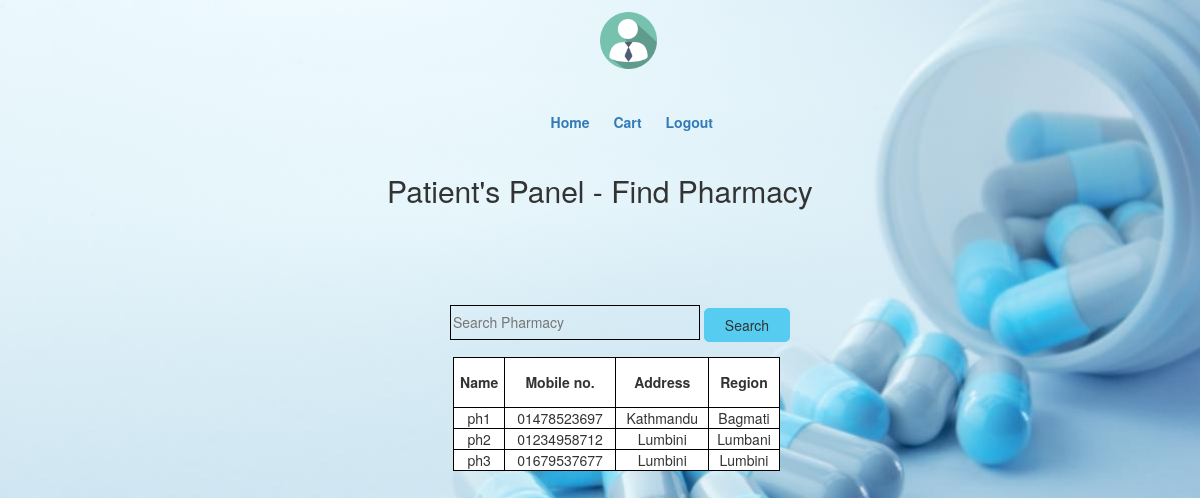
Page /cusfindphar.php on the committed database.
### tables this page shows
CREATE TABLE `pharmacy` (
  `pId` int(11) NOT NULL,
  `pName` varchar(40) NOT NULL,
  `phMobile` varchar(40) NOT NULL,
  `phAddress` varchar(40) NOT NULL,
  `pRegion` varchar(40) NOT NULL
);

### cusfindphar.php (the view, shortened to what this page needs)
<!DOCTYPE html>
<html class="no-js">
<html lang="en-US">
<head>
    <link rel="stylesheet" type="text/css" href="css/font-awesome.min.css" media="all" />
    <link rel="stylesheet" type="text/css" href="css/normalize.css" media="all" />
    <link rel="stylesheet" type="text/css" href="css/bootstrap.css" media="all" />
    <link rel="stylesheet" type="text/css" href="style.css" media="all" />
</head>
<body class="cusfindphar">
    <div class="header-area">
        <div class="header-top">
            <div class="container">
                <a href="cupanel.php"><img src="img/client-1295901_960_720.png" style="max-height: 5%;max-width: 5%;margin-left: 50%;opacity:1.0;"></a>
                <div class="menu col-md-5" style="margin-left: 20%;margin-top: 2%">
                    <ul class="list-unstyled list-inline pull-right">
                        <li><a href="cushome.php">Home</a></li>
                        <li><a href="cart/index.php">Cart</a></li>
                        <li><a href="logout.php">Logout</a></li>
                    </ul>
                </div>
            </div>
        </div>
    </div>
    <div class="main-area">
        <div class="">
            <h2 class="text-center">Patient's Panel - Find Pharmacy</h2>
                <br>
                <br>
            <form class="col-md-4 col-sm-offset-4 text-center" style="margin: 2%;text-align: center;margin-left: 35%;padding-top: 2%;padding-bottom: 2%;" method="post" action=cusfindphar2.php >
                <div class="form-group center">
                    <input style="width:250px;height:35px;background:transparent;border:1px solid black;" type="text" name="search" placeholder="Search Pharmacy">
                    <button type="submit" style="background:#56CDF0;border:1px solid #56CDF0;padding:6px 20px;border-radius:5px;" class="btn btn-default">Search</button>
                    <br>
                  </div>
		<div class="result_table" style="margin-left: 2%;text-align: center">
            <table style="background:white;border:1px solid black;" class="text-center">
                <thead>
                    <tr>
                        <th style="border:1px solid black">Name</th>
                        <th style="border:1px solid black">Mobile no.</th>
                        <th style="border:1px solid black">Address</th>
                        <th style="border:1px solid black">Region</th>
                    </tr>
                </thead>
                <tbody>
                    <?php
                        $con=mysqli_connect("localhost","root","");
                        mysqli_select_db($con,'medicineguide');
                         $result = mysqli_query($con,"SELECT * FROM pharmacy;") or die("Failed to fetch".mysql_error());
                             if( mysqli_num_rows( $result)==0 ){
                             $result1 = mysqli_query($con,"SELECT * FROM pharmacy where pName='".$str1."';") or die("Failed to fetch".mysql_error());
                                if( mysqli_num_rows( $result1)==0 ){
                                    echo '<tr><td colspan="4">No Rows Returned</td></tr>';
                                }
                                else{
                                    while( $row = mysqli_fetch_assoc( $result1) ){
                                        echo "<tr><td>{$row['pName']}</td><td>{$row['phMobile']}</td><td>{$row['phAddress']}</td><td>{$row['pRegion']}</td></tr>\n";
                                }
                                }
                             }
                        else{
                        while( $row = mysqli_fetch_assoc( $result) ){
                            echo "<tr><td>{$row['pName']}</td><td>{$row['phMobile']}</td><td>{$row['phAddress']}</td><td>{$row['pRegion']}</td></tr>\n";
                                }
                            }
            ?>
                </tbody>
            </table>
                </div>
            </form>
            <br>
    </div>
    </div>
</body>
</html>

### style.css (style rules this page uses)
.header-top { padding: 1%; }
.menu { margin-left: 150px; }
.menu a { text-decoration: none; font-weight: bold; margin-left: 10px; }
.cusfindphar { background: url(images/14.jpg) no-repeat center center fixed; -webkit-background-size: cover; -moz-background-size: cover; -o-background-size: cover; background-size: cover; }
table, td, th { border: 1px solid black; text-align: center; }
table { border-collapse: collapse; width: 90%; margin-left: 3%; }
th { height: 50px; text-align: center; }

### rows in the picture
pharmacy: pName "ph1", phMobile "01478523697", phAddress "Kathmandu", pRegion "Bagmati"
pharmacy: pName "ph2", phMobile "01234958712", phAddress "Lumbini", pRegion "Lumbani"
pharmacy: pName "ph3", phMobile "01679537677", phAddress "Lumbini", pRegion "Lumbini"
